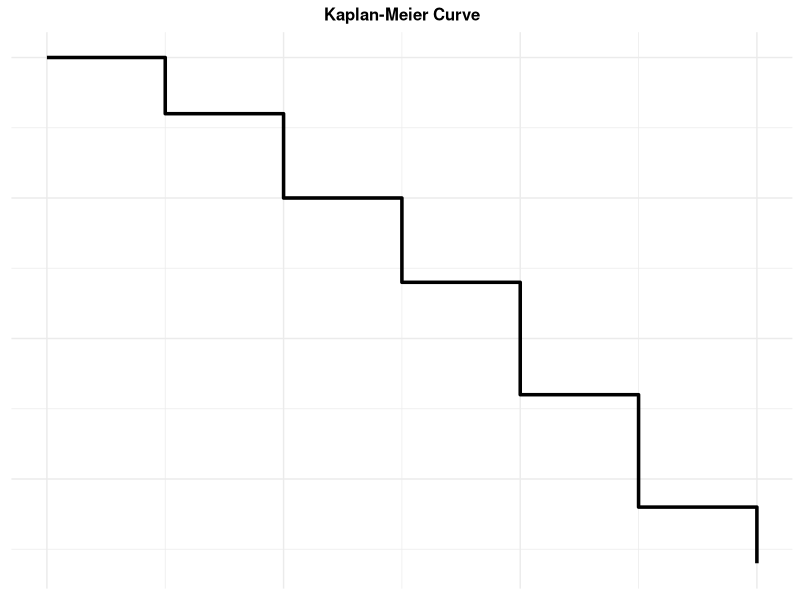
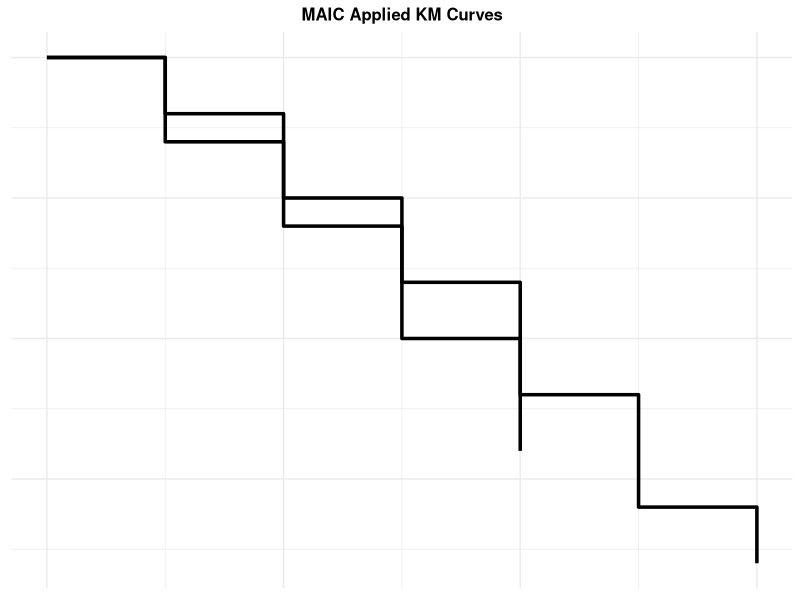

Reproduce these figures in R, in order.
library(ggplot2)
library(gridExtra)
library(grid)
library(dplyr)
library(tibble)

######################################################################################################
## 1) Create Tables and Plots (GROBs)
######################################################################################################

# === Dummy KM Plot (COMBI) ===
combi_km_data <- tibble(time = c(0, 5, 10, 15, 20, 25, 30),
                        surv = c(1, 0.9, 0.75, 0.6, 0.4, 0.2, 0.1))

combi_km_plot <- ggplot(combi_km_data, aes(x = time, y = surv)) +
  geom_step(size = 1.2) +
  theme_minimal() +
  labs(title = "Kaplan-Meier Curve") +
  theme(
    axis.title = element_blank(),
    axis.text = element_blank(),
    axis.ticks = element_blank(),
    plot.title = element_text(hjust = 0.5, face = "bold", size = 12)
  )
combi_km_grob <- ggplotGrob(combi_km_plot)

# === Dummy KM Plot (RELA) ===
rela_km_data <- tibble(time = c(0, 5, 10, 15, 20),
                       surv = c(1, 0.85, 0.7, 0.5, 0.3))

rela_km_plot <- ggplot(rela_km_data, aes(x = time, y = surv)) +
  geom_step(size = 1.2) +
  theme_minimal() +
  labs(title = "Kaplan-Meier Curve") +
  theme(
    axis.title = element_blank(),
    axis.text = element_blank(),
    axis.ticks = element_blank(),
    plot.title = element_text(hjust = 0.5, face = "bold", size = 12)
  )
rela_km_grob <- ggplotGrob(rela_km_plot)

# === Overlayed KM Plot (MAIC Applied) ===
overlay_km_plot <- ggplot() +
  geom_step(data = combi_km_data, aes(x = time, y = surv), size = 1.2) +
  geom_step(data = rela_km_data, aes(x = time, y = surv), size = 1.2) +
  theme_minimal() +
  labs(title = "MAIC Applied KM Curves") +
  theme(
    axis.title = element_blank(),
    axis.text = element_blank(),
    axis.ticks = element_blank(),
    plot.title = element_text(hjust = 0.5, face = "bold", size = 12)
  )
overlay_km_grob <- ggplotGrob(overlay_km_plot)

# === Fake Survival Tables ===
pseudo_ipd_surv_df <- tibble(
  time  = c(0.386, 0.802, 1.03, 1.302, 1.522),
  event = c(0, 1, 0, 1, 0)
)

rela_ipd_surv_df <- tibble(
  time  = c(0.42, 0.88, 1.12, 1.45, 1.9),
  event = c(0, 1, 1, 0, 1)
)

# Smaller table text here via base_size + padding
pseudo_ipd_surv_grob <- tableGrob(
  pseudo_ipd_surv_df,
  rows = NULL,
  theme = ttheme_default(
    base_size = 6.2,
    padding = unit(c(0.5, 0.5), "mm")
  )
)

rela_ipd_surv_grob <- tableGrob(
  rela_ipd_surv_df,
  rows = NULL,
  theme = ttheme_default(
    base_size = 6.2,
    padding = unit(c(0.5, 0.5), "mm")
  )
)

# === Dataframes for IPD tables ===
rela_df <- tibble(
  ID = 1:4,
  Female = c(1, 0, 1, 0),
  Age = c(47, 52, 77, 61),
  ECOG = c(0, 0, 1, 0),
  Time = c(5, 10, 15, 20),
  Event = c(1, 0, 1, 1),
  trt = rep("NIVO+RELA", 4)
)

rela_df_weighted <- rela_df |> mutate(Weight = c(1.2, 0.8, 1.0, 1.1))

combi_df <- tibble(
  Female   = 0.433,
  `Age <55` = 0.500,
  `ECOG 0` = 0.715,
  trt      = "DAB+TRAM"
)

# Shrink these as needed too
rela_grob <- tableGrob(
  rela_df,
  rows = NULL,
  theme = ttheme_default(
    base_size = 6.2,
    padding = unit(c(0.7, 0.7), "mm")
  )
)

rela_weighted_grob <- tableGrob(
  rela_df_weighted,
  rows = NULL,
  theme = ttheme_default(
    base_size = 6.2,
    padding = unit(c(0.7, 0.7), "mm")
  )
)

combi_grob <- tableGrob(
  combi_df,
  rows = NULL,
  theme = ttheme_default(
    base_size = 6.2,
    padding = unit(c(0.7, 0.7), "mm")
  )
)

######################################################################################################
## 2) Helper functions to build staged plot
######################################################################################################

base_canvas <- function() {
  ggplot() +
    xlim(0, 20) + ylim(0, 10) +
    theme_void() +
    # Background regions
    geom_rect(aes(xmin = 0.0, xmax = 10.0, ymin = 0.8, ymax = 9.2),
              fill = "#B3CDE3", alpha = 0.2, color = "black") +
    geom_rect(aes(xmin = 10.0, xmax = 20.0, ymin = 0.8, ymax = 9.2),
              fill = "#F4A582", alpha = 0.2, color = "black") +
    # Background headings
    annotate("text", x = 5.75, y = 9.4, label = "Data Acquisition & Processing",
             size = 4, fontface = "bold") +
    annotate("text", x = 15.5, y = 9.4, label = "Matched Analysis & Outcomes",
             size = 4, fontface = "bold") +
    # Title
    annotate("text", x = 10, y = 9.99, label = "Overall Schema of MAIC Process",
             size = 5.5, fontface = "bold", hjust = 0.5, vjust = 1)
}

add_col1 <- function(p) {
  p +
    # Column 1 boxes
    geom_rect(aes(xmin = 0.125, xmax = 4.875, ymin = 5.1, ymax = 9),
              fill = "#BBDEFB", color = "black") +
    geom_rect(aes(xmin = 0.125, xmax = 4.875, ymin = 1, ymax = 4.9),
              fill = "#FFCDD2", color = "black") +
    
    # Labels
    annotate("text", x = 2.5, y = 8.9,
             label = "Published Trials\nSummary-Level Data &\nKaplan-Meier Curves",
             size = 4, fontface = "bold", vjust = 1, hjust = 0.5) +
    annotate("text", x = 2.5, y = 4.75,
             label = "RELATIVITY-047\nIndividual Patient Data",
             size = 4, fontface = "bold", vjust = 1, hjust = 0.5) +
    
    annotate("text", x = 2.5, y = 7.7,
             label = "Patient Characteristics - Summarized",
             size = 3.5, fontface = "bold", vjust = 1, hjust = 0.5) +
    annotate("text", x = 2.5, y = 4.0,
             label = "Patient Characteristics - IPD",
             size = 3.5, fontface = "bold", vjust = 1, hjust = 0.5) +
    
    # Content: KM + tables
    annotation_custom(combi_km_grob, xmin = 0.75, xmax = 4, ymin = 5.1, ymax = 6.6) +
    annotation_custom(rela_km_grob,  xmin = 0.75, xmax = 4, ymin = 1.1, ymax = 2.6) +
    
    annotation_custom(combi_grob, xmin = 1.5, xmax = 3.5, ymin = 6.8, ymax = 7.8) +
    annotation_custom(rela_grob,  xmin = 1.5, xmax = 3.5, ymin = 2.7, ymax = 4.0)
}

add_col2 <- function(p) {
  p +
    # Column 2 boxes
    geom_rect(aes(xmin = 5.0, xmax = 9.875, ymin = 5.1, ymax = 9),
              fill = "#D7F7E4", color = "black") +
    geom_rect(aes(xmin = 5.0, xmax = 9.875, ymin = 1, ymax = 4.9),
              fill = "#D7F7E4", color = "black") +
    
    # Labels
    annotate("text", x = 7.5, y = 8.9,
             label = "Published Trials\nSummary-Level Data &\n Pseudo-IPD Survival Table",
             size = 4, fontface = "bold", vjust = 1, hjust = 0.5) +
    annotate("text", x = 7.5, y = 4.75,
             label = "RELATIVITY-047\nIndividual Patient Data",
             size = 4, fontface = "bold", vjust = 1, hjust = 0.5) +
    
    annotate("text", x = 7.5, y = 7.7,
             label = "Patient Characteristics - Summarized",
             size = 3.5, fontface = "bold", vjust = 1, hjust = 0.5) +
    annotate("text", x = 7.5, y = 4.0,
             label = "Patient Characteristics - IPD",
             size = 3.5, fontface = "bold", vjust = 1, hjust = 0.5) +
    
    annotate("text", x = 7.5, y = 6.5, label = "Survival Table",
             size = 3.5, fontface = "bold", vjust = 1, hjust = 0.5) +
    annotate("text", x = 7.5, y = 2.55, label = "Survival Table",
             size = 3.5, fontface = "bold", vjust = 1, hjust = 0.5) +
    
    # Content: tables
    annotation_custom(combi_grob, xmin = 6.5, xmax = 8.5, ymin = 6.8, ymax = 7.8) +
    annotation_custom(rela_grob,  xmin = 6.5, xmax = 8.5, ymin = 2.7, ymax = 4.0) +
    
    annotation_custom(
      grob = grobTree(pseudo_ipd_surv_grob, vp = viewport(width = 0.7, height = 0.6)),
      xmin = 7, xmax = 8, ymin = 5.25, ymax = 6.4
    ) +
    annotation_custom(
      grob = grobTree(rela_ipd_surv_grob, vp = viewport(width = 0.7, height = 0.6)),
      xmin = 7, xmax = 8, ymin = 1.3, ymax = 2.45
    ) +
    
    # Arrow helpers (WebPlotDigitizer + Observed IPD)
    geom_rect(aes(xmin = 4.0, xmax = 6.0, ymin = 5.9, ymax = 6.5),
              fill = "#FFD580", color = "black") +
    geom_rect(aes(xmin = 4.0, xmax = 6.0, ymin = 2.18, ymax = 2.5),
              fill = "#FFD580", color = "black") +
    
    annotate("text", x = 5.0, y = 6.4,
             label = "Extract Pseudo-IPD\n(WebPlotDigitizer)",
             size = 3, vjust = 1, hjust = 0.5) +
    annotate("text", x = 5.0, y = 2.4,
             label = "Use Observed IPD",
             size = 3, vjust = 1, hjust = 0.5) +
    
    geom_curve(aes(x = 4.5, xend = 5.5, y = 5.8, yend = 5.8),
               arrow = arrow(length = unit(0.3, "cm")), curvature = 0) +
    geom_curve(aes(x = 4.5, xend = 5.5, y = 2, yend = 2),
               arrow = arrow(length = unit(0.3, "cm")), curvature = 0)
}

add_col3 <- function(p) {
  p +
    # Column 3 boxes
    geom_rect(aes(xmin = 10.125, xmax = 14.875, ymin = 5.1, ymax = 9),
              fill = "#FFF0B3", color = "black") +
    geom_rect(aes(xmin = 10.125, xmax = 14.875, ymin = 1, ymax = 4.9),
              fill = "#FFF0B3", color = "black") +
    
    # Labels
    annotate("text", x = 12.5, y = 8.9,
             label = "Published Trials\nSummary Level Data &\n Pseudo-IPD Survival Table",
             size = 4, fontface = "bold", vjust = 1, hjust = 0.5) +
    annotate("text", x = 12.5, y = 4.75,
             label = "RELATIVITY-047\n Weighted IPD",
             size = 4, fontface = "bold", vjust = 1, hjust = 0.5) +
    
    annotate("text", x = 12.5, y = 7.7,
             label = "Patient Characteristics - Summarized",
             size = 3.5, fontface = "bold", vjust = 1, hjust = 0.5) +
    annotate("text", x = 12.5, y = 4.0,
             label = "Patient Characteristics - Weighted IPD",
             size = 3.5, fontface = "bold", vjust = 1, hjust = 0.5) +
    
    annotate("text", x = 12.5, y = 6.5, label = "Survival Table",
             size = 3.5, fontface = "bold", vjust = 1, hjust = 0.5) +
    annotate("text", x = 12.5, y = 2.55, label = "Survival Table",
             size = 3.5, fontface = "bold", vjust = 1, hjust = 0.5) +
    
    # Content: tables
    annotation_custom(combi_grob, xmin = 11.5, xmax = 13.5, ymin = 6.8, ymax = 7.8) +
    annotation_custom(rela_weighted_grob, xmin = 12.0, xmax = 13.0, ymin = 2.7, ymax = 4.0) +
    
    annotation_custom(
      grob = grobTree(pseudo_ipd_surv_grob, vp = viewport(width = 0.7, height = 0.6)),
      xmin = 12, xmax = 13, ymin = 5.25, ymax = 6.4
    ) +
    annotation_custom(
      grob = grobTree(rela_ipd_surv_grob, vp = viewport(width = 0.7, height = 0.6)),
      xmin = 12, xmax = 13, ymin = 1.3, ymax = 2.45
    ) +
    
    # Matching process badge
    geom_rect(aes(xmin = 8.9, xmax = 10.0, ymin = 4.38, ymax = 5.5),
              fill = "#FFD580", color = "black") +
    annotate("text", x = 9.45, y = 5.4,
             label = "Matching\nProcess\n(Weights\nEstimated)",
             size = 3, fontface = "italic") +
    
    # Arrows col2 -> col3 plus “matching” curves
    geom_curve(aes(x = 9.5, xend = 10.5, y = 5.8, yend = 5.8),
               arrow = arrow(length = unit(0.3, "cm")), curvature = 0) +
    geom_curve(aes(x = 9.5, xend = 10.5, y = 2, yend = 2),
               arrow = arrow(length = unit(0.3, "cm")), curvature = 0) +
    
    geom_curve(aes(x = 9.4, xend = 10.1, y = 7.1, yend = 4.0),
               arrow = arrow(length = unit(0.3, "cm")), curvature = -0.3) +
    geom_curve(aes(x = 9.4, xend = 10.1, y = 4.0, yend = 4.0),
               arrow = arrow(length = unit(0.3, "cm")), curvature = -0.3)
}

add_col4 <- function(p) {
  p +
    # Column 4 box
    geom_rect(aes(xmin = 15.0, xmax = 19.875, ymin = 1, ymax = 9),
              fill = "#FFB74D", color = "black") +
    
    annotate("text", x = 17.5, y = 8.9,
             label = "MAIC\n Published Trials &\nRELATIVITY-047",
             size = 4, fontface = "bold", vjust = 1, hjust = 0.5) +
    
    # Final overlay KM plot
    annotation_custom(overlay_km_grob, xmin = 16, xmax = 19.25, ymin = 4.5, ymax = 6.2) +
    
    # Arrows into final overlay KM
    geom_curve(aes(x = 14.99, xend = 16.0, y = 7.1, yend = 5.25),
               arrow = arrow(length = unit(0.3, "cm")), curvature = 0) +
    geom_curve(aes(x = 14.99, xend = 16.0, y = 6.0, yend = 5.25),
               arrow = arrow(length = unit(0.3, "cm")), curvature = 0) +
    geom_curve(aes(x = 14.99, xend = 16.0, y = 3.5, yend = 5.25),
               arrow = arrow(length = unit(0.3, "cm")), curvature = 0) +
    geom_curve(aes(x = 14.99, xend = 16.0, y = 2.5, yend = 5.25),
               arrow = arrow(length = unit(0.3, "cm")), curvature = 0)
}

build_schema <- function(stage = 4) {
  p <- base_canvas()
  if (stage >= 1) p <- add_col1(p)
  if (stage >= 2) p <- add_col2(p)
  if (stage >= 3) p <- add_col3(p)
  if (stage >= 4) p <- add_col4(p)
  p
}
